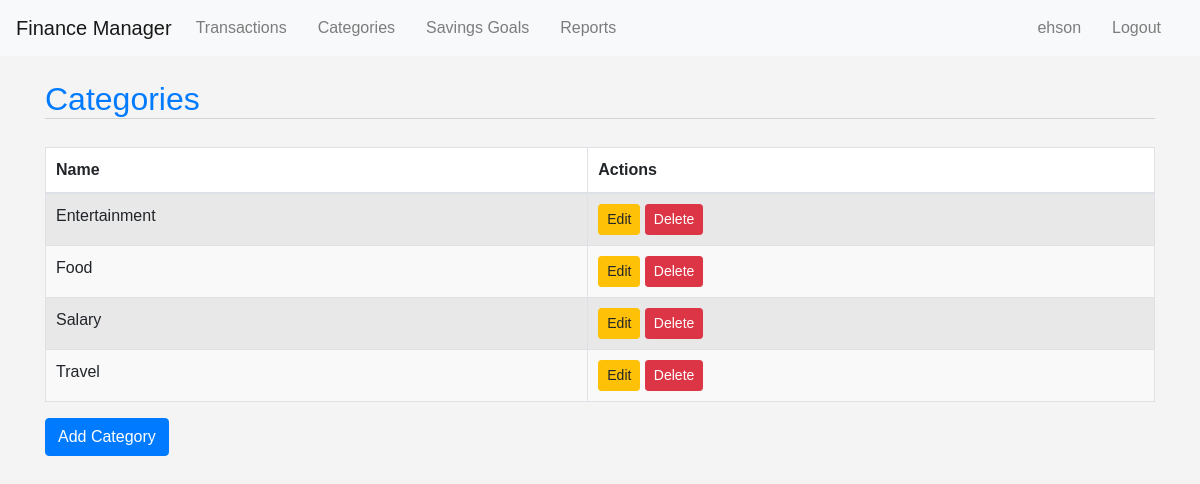
The page /categories/ (signed in) on the database its author committed.
### accounts/models.py (models this page shows)
class CustomUser(AbstractUser):
    pass

### categories/models.py (models this page shows, shortened)
class Category(models.Model):
    user = models.ForeignKey(settings.AUTH_USER_MODEL, on_delete=models.CASCADE,related_name='categories')
    name = models.CharField(max_length=50)

### categories/views.py (the view)
# urls.py: path('', CategoryListView.as_view(), name='category_list'),
class CategoryListView(LoginRequiredMixin, ListView):
    model = Category
    template_name = 'categories/category_list.html'
    def get_queryset(self):
        return self.request.user.categories.all()

### categories/templates/categories/category_list.html
{% extends 'base_generic.html' %}
{% block content %}
  <h2>Categories</h2>
  <div class="transaction-list-container">
  <table class="table table-striped table-hover">
    <thead>
      <tr>
        <th>Name</th>
        <th>Actions</th>
      </tr>
    </thead>
    <tbody>
      {% for category in object_list %}
        <tr>
          <td>{{ category.name }}</td>
          <td>
            <a href="{% url 'category_update' category.pk %}" class="btn btn-sm btn-warning">Edit</a>
            <a href="{% url 'category_delete' category.pk %}" class="btn btn-sm btn-danger">Delete</a>
          </td>
        </tr>
      {% endfor %}
    </tbody>
  </table>
</div>
  <a href="{% url 'category_create' %}" class="btn btn-primary">Add Category</a>
{% endblock %}

### templates/base_generic.html (shortened to what this page needs)
<!DOCTYPE html>
{% load static %}
<html lang="en">
<head>
    <link rel="stylesheet" href="https://stackpath.bootstrapcdn.com/bootstrap/4.5.2/css/bootstrap.min.css">
    <link rel="stylesheet" type="text/css" href="{% static 'css/styles.css' %}">
    <link rel="stylesheet" href="https://cdnjs.cloudflare.com/ajax/libs/font-awesome/5.15.3/css/all.min.css">
</head>
<body>
    <nav class="navbar navbar-expand-lg navbar-light bg-light">
        <a class="navbar-brand" href="#">Finance Manager</a>
        <div class="collapse navbar-collapse">
            <ul class="navbar-nav mr-auto">
                <li class="nav-item"><a class="nav-link" href="{% url 'transaction_list' %}">Transactions</a></li>
                <li class="nav-item"><a class="nav-link" href="{% url 'category_list' %}">Categories</a></li>
                <li class="nav-item"><a class="nav-link" href="{% url 'savingsgoal_list' %}">Savings Goals</a></li>
                <li class="nav-item"><a class="nav-link" href="{% url 'report' %}">Reports</a></li>
            </ul>
            <ul class="navbar-nav ml-auto">
                {% if user.is_authenticated %}
                    <li class="nav-item"><a class="nav-link" href="{% url 'profile' %}">{{ user.username }}</a></li>
                    <li class="nav-item"><a class="nav-link" href="{% url 'logout' %}">Logout</a></li>
                {% else %}
                    <li class="nav-item"><a class="nav-link" href="{% url 'login' %}">Login</a></li>
                    <li class="nav-item"><a class="nav-link" href="{% url 'register' %}">Register</a></li>
                {% endif %}
            </ul>
        </div>
    </nav>
    <div class="container mt-4">
        {% block content %}
        {% endblock %}
    </div>
</body>
</html>

### static/css/styles.css (style rules this page uses)
body { font-family: Arial, sans-serif; background-color: #f4f4f4; margin: 0; padding: 0; }
nav { background-color: #343a40; color: #fff; padding: 10px 0; }
nav ul { list-style: none; margin: 0; padding: 0; text-align: center; }
nav ul li { display: inline; margin-right: 15px; }
nav ul li a { color: #fff; text-decoration: none; }
h2 { color: #007bff; border-bottom: 1px rgb(215, 210, 210) solid }
table { width: 100%; border-collapse: collapse; margin: 20px 0; }
table, th, td { border: 1px solid #ddd; }
th, td { padding: 10px; text-align: left; }
th { background-color: #f2f2f2; }
.transaction-list-container { max-height: 320px; overflow-y: auto; display: block; }
.transaction-list-container thead th { position: sticky; top: 0; background: #fff; z-index: 10; border-bottom: 2px solid #dee2e6; }
.transaction-list-container table { width: 100%; border-collapse: collapse; }
.transaction-list-container th, .transaction-list-container td { padding: 10px; border: 1px solid #dee2e6; }
.transaction-list-container tbody tr:nth-child(even) { background-color: #f9f9f9; }

### rows shown on the page
CustomUser: username "ehson"
Category: name "Entertainment"
Category: name "Food"
Category: name "Salary"
Category: name "Travel"
